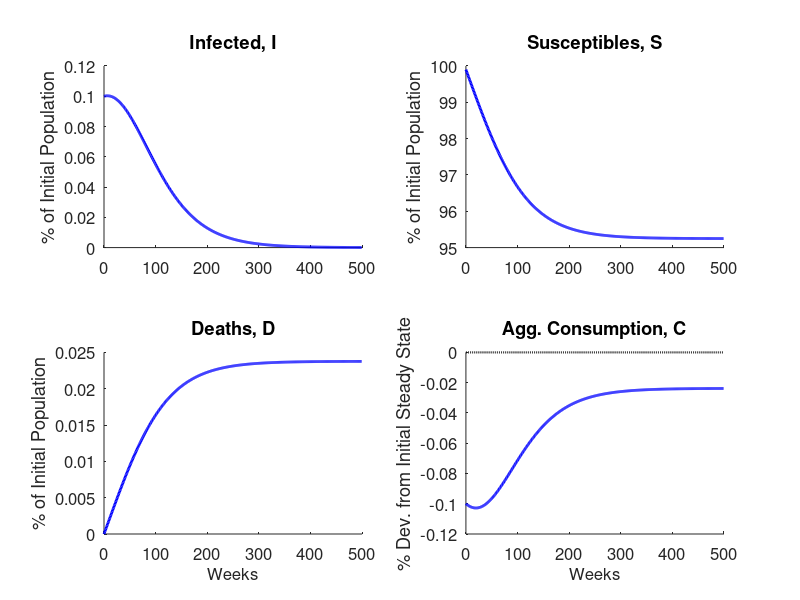

This chart was generated by the following MATLAB code: (Note: this script raises an error after producing the figure.)
cd vaccine_treatment_medprep_smart_containment

load results_smart_containment

cd .. 


ia=2;ib=2;fsize=12;
horz=HH;
time=0:1:horz-1;

figure;
subplot(ia,ib,1)
plot(time,100*I(1:horz),'b-','LineWidth',2);
box off;
title('Infected, I','FontSize',fsize);
ylabel('% of Initial Population','FontSize',fsize);
set(gca,'FontSize',fsize);

subplot(ia,ib,2)
plot(time,100*S(1:horz),'b-','LineWidth',2);
box off;
title('Susceptibles, S','FontSize',fsize);
ylabel('% of Initial Population','FontSize',fsize);
set(gca,'FontSize',fsize);

subplot(ia,ib,3)
plot(time,100*D(1:horz),'b-','LineWidth',2);
box off;
title('Deaths, D','FontSize',fsize);
ylabel('% of Initial Population','FontSize',fsize);
set(gca,'FontSize',fsize);
xlabel('Weeks','FontSize',fsize);


subplot(ia,ib,4)
plot(time,0*100*(aggC(1:horz)-crss)/crss,'k:','LineWidth',1.5);hold on
plot(time,100*(aggC(1:horz)-crss)/crss,'b-','LineWidth',2);
box off;
title('Agg. Consumption, C','FontSize',fsize);
ylabel('% Dev. from Initial Steady State','FontSize',fsize);
set(gca,'FontSize',fsize);
xlabel('Weeks','FontSize',fsize);


suptitle('Figure 10: Smart Containment in the Benchmark SIR-Macro Model');
orient landscape
print -dpdf -fillpage epidemic_simulation_fig10